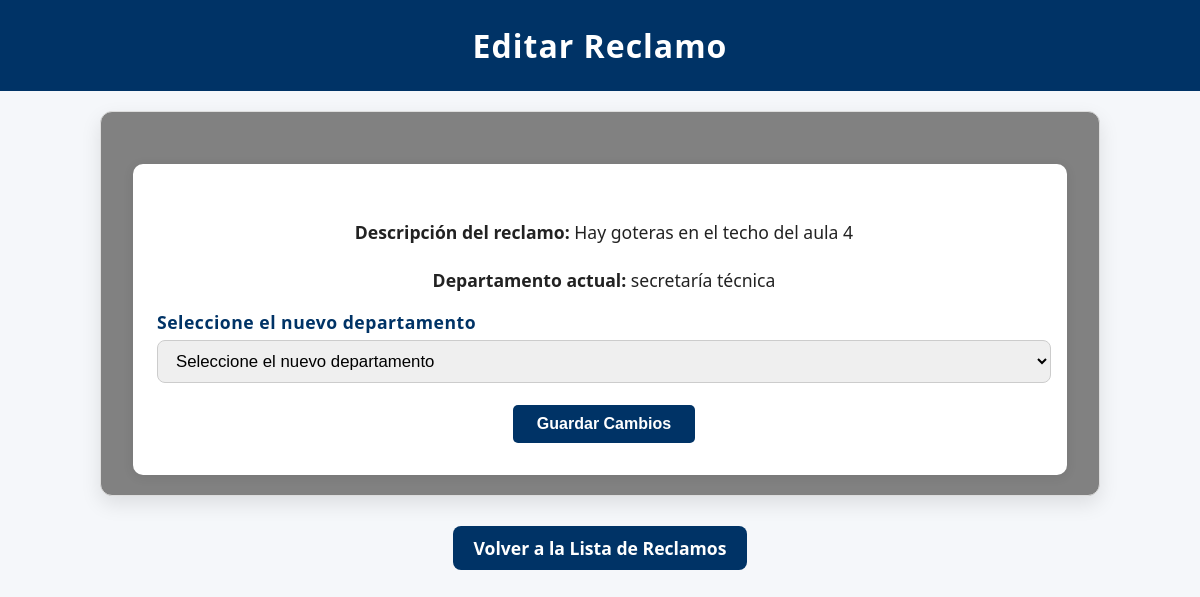
Page /editar_reclamo/1 (signed in) on the committed database.
### modules/modelos.py (models this page shows, shortened)
class Base(DeclarativeBase):
    pass

class ModeloReclamo(Base):
    __tablename__ = 'reclamos'
    id = Column(Integer, primary_key=True)
    estado = Column(String, default="pendiente")
    fecha_hora = Column(DateTime, default=datetime.utcnow)
    contenido = Column(String)
    usuario_id = Column(Integer, ForeignKey('usuarios.id'))
    clasificacion = Column(String)
    cantidad_adherentes = Column(Integer, default=1) #Se contabiliza como adherente el usuario que crea el reclamo
    tiempo_estimado = Column(Integer,default=0) #Solo se cambia cuando el reclamo pasa de pendiente -->en proceso
    resuelto_en = Column(Integer,default=None) #Representa la cantidad de días que se tardó en resolver un reclamo
    ''' Relación muchos a muchos con Usuario
    Una relación muchos a muchos en SQL permite que múltiples registros de una tabla se asocien con múltiples registros de otra tabla.
    Esto se implementa mediante una tabla intermedia que contiene claves foráneas de ambas tablas relacionadas.
    Esta estructura facilita modelar relaciones complejas, como estudiantes inscritos en varios cursos o productos en múltiples órdenes.
    '''
    usuarios = relationship(
        "ModeloUsuario",
        back_populates="reclamos"
    )
    usuario = relationship("ModeloUsuario", foreign_keys=[usuario_id], backref="reclamos_creados")

### server.py (the view, shortened to what this page needs)
@app.route('/editar_reclamo/<int:reclamo_id>', methods=['GET', 'POST'])
@login_required
def editar_reclamo(reclamo_id):
    modelo_reclamo = repo_reclamos.obtener_registro_por_filtro(filtro="id", valor=reclamo_id)
    accion = request.form.get("accion")
    return render_template("editar_reclamo.html", reclamo=modelo_reclamo)

### modules/login.py (called while the page is built)
    @property
    def is_authenticated(self):
        return True

### modules/repositorio.py (called while the page is built)
    def obtener_registro_por_filtro(self, campo, valor, campo2=None, valor2=None):
        query = self.__session.query(ModeloUsuario).filter(getattr(ModeloUsuario, campo) == valor)
        if campo2 and valor2:
            query = query.filter(getattr(ModeloUsuario, campo2) == valor2)
        modelo = query.first()
        if modelo:
            return self.__map_modelo_a_entidad(modelo)
        return None

    def __map_modelo_a_entidad(self, modelo: ModeloUsuario):
        return Usuario(
            nombre=modelo.nombre,
            apellido=modelo.apellido,
            email=modelo.email,
            nombre_de_usuario=modelo.nombre_de_usuario,
            contraseña=modelo.contraseña,
            rol=modelo.rol,
            claustro=modelo.claustro,
            id=modelo.id
        )

    @staticmethod
    def mapear_modelo_a_reclamo(modelo: ModeloReclamo) -> Reclamo:
        return Reclamo(
            id=modelo.id,
            estado=modelo.estado,
            fecha_hora=modelo.fecha_hora,
            contenido=modelo.contenido,
            usuario_id=modelo.usuario_id,
            clasificacion=modelo.clasificacion,
            cantidad_adherentes=modelo.cantidad_adherentes,
            tiempo_estimado = modelo.tiempo_estimado,
            resuelto_en = modelo.resuelto_en
        )

    def obtener_registro_por_filtro(self, filtro, valor, mapeado=True):
        modelo = self.__session.query(ModeloReclamo).filter_by(**{filtro: valor}).first()
        return self.mapear_modelo_a_reclamo(modelo) if modelo and mapeado else modelo

### modules/usuarios.py (called while the page is built)
    @property
    def nombre(self):
        return self.__nombre

    @nombre.setter
    def nombre(self, nuevo_nombre: str):
        if not isinstance(nuevo_nombre, str):
            raise ValueError("El nombre debe ser una cadena de texto")
        self.__nombre = nuevo_nombre

    @property
    def apellido(self):
        return self.__apellido

    @apellido.setter
    def apellido(self, nuevo_apellido: str):
        if not isinstance(nuevo_apellido, str):
            raise ValueError("El apellido debe ser una cadena de texto")
        self.__apellido = nuevo_apellido

    @property
    def email(self):
        return self.__email

    @email.setter
    def email(self, nuevo_email: str):
        if not isinstance(nuevo_email, str):
            raise ValueError("El email debe ser una cadena de texto")
        self.__email = nuevo_email

### templates/editar_reclamo.html (shortened to what this page needs)
<!DOCTYPE html>
<html lang="es">
<head>
    <link rel="stylesheet" href="{{ url_for('static', filename='style.css') }}">
</head>
<body>
    <h1>Editar Reclamo</h1>
    <main class="contenedor-principal">
        <form method="POST" enctype="multipart/form-data" class="formulario-reclamos">
            {% if current_user.rol == '1' %}
                <div class="form-group">
                    <p><strong>Descripción del reclamo:</strong> {{ reclamo.contenido }}</p>
                </div>
                <div class="form-group">
                    <p><strong>Departamento actual:</strong> {{ reclamo.clasificacion }}</p>
                    <label for="nuevo_dpto"><strong>Seleccione el nuevo departamento</strong></label>
                    <select id="nuevo_dpto" name="nuevo_dpto" required>
                        <option value="" disabled selected>Seleccione el nuevo departamento</option>
                    </select>
                </div>
            {%endif%}
            <button type="submit" class="button-center">Guardar Cambios</button>
        </form>
    </main>
    <p style="text-align:center; margin-top: 30px;">
        <a href="{{ url_for('mis_reclamos') }}" class="enlace-boton">Volver a la Lista de Reclamos</a>
    </p>
</body>
</html>

### static/style.css (style rules this page uses)
html, body { font-family: 'Segoe UI', Arial, sans-serif; background-color: #f5f7fa; color: #222; margin: 0; padding: 0; height: 100%; }
main { min-height: calc(100vh - 100px); padding-bottom: 20px; box-sizing: border-box; flex:1 }
h1 { background-color: #003366; color: #fff; margin: 0; padding: 24px 0; text-align: center; letter-spacing: 1px; }
p { text-align: center; font-size: 1.1em; margin-top: 24px; }
form { background: #fff; padding: 32px 24px; border-radius: 10px; box-shadow: 0 2px 12px rgba(0,0,0,0.08); margin-top: 32px; }
.form-group { margin-bottom: 18px; }
label { display: block; font-weight: bold; color: #003366; margin-bottom: 6px; letter-spacing: 0.5px; }
input[type="text"], input[type="email"], input[type="password"], select { width: 100%; padding: 8px 10px; border: 1px solid #bfc9d1; border-radius: 5px; font-size: 1em; margin-bottom: 4px; box-sizing: border-box; transition: border 0.2s; }
input[type="creacion"], select { width: 100%; padding: 8px 10px; border: 1px solid #bfc9d1; border-radius: 5px; font-size: 1em; margin-bottom: 4px; box-sizing: border-box; transition: border 0.2s; }
button[type="submit"] { background-color: #003366; color: #fff; border: none; padding: 10px 24px; border-radius: 5px; font-size: 1em; font-weight: bold; cursor: pointer; margin-top: 10px; transition: background 0.2s; }
a { position: relative; color: #003366; font-weight: 600; text-decoration: none; cursor: pointer; transition: color 0.3s ease; }
a::after { content: ''; position: absolute; width: 0; height: 2px; left: 0; bottom: -3px; background-color: #00509e; transition: width 0.3s ease; border-radius: 2px; }
a.enlace-boton { display: inline-block; padding: 10px 20px; background-color: #003366; color: #fff; border-radius: 8px; text-decoration: none; font-weight: bold; }
.contenedor-principal { display: flex; flex-direction: column; width: 95%; max-width: 1000px; min-height: 300px; max-height: 600px; margin: 20px auto; padding: 20px 32px; background-color: #818181; border-radius: 12px; box-shadow: 0 8px 20px rgba(0, 0, 0, 0.1); border: 1px solid #ddd; }
.formulario-reclamos { flex: 1 1 auto; overflow-y: auto; padding-right: 16px; }
.formulario-reclamos label { font-weight: 600; margin-bottom: 6px; font-size: 1.1rem; }
.formulario-reclamos input, .formulario-reclamos select, .formulario-reclamos textarea { font-size: 1.05rem; padding: 10px 14px; border-radius: 8px; border: 1px solid #ccc; transition: border-color 0.3s ease; }
.button-center { background-color: #003366; color: #fff; border: none; padding: 10px 24px; border-radius: 5px; font-size: 1em; font-weight: bold; cursor: pointer; margin-top: 10px; transition: background 0.2s; text-align: center; margin: 0 auto; display: block; width: fit-content; bottom: -100px; }

### rows in the picture
ModeloReclamo: contenido "Hay goteras en el techo del aula 4", clasificacion "secretaría técnica"
